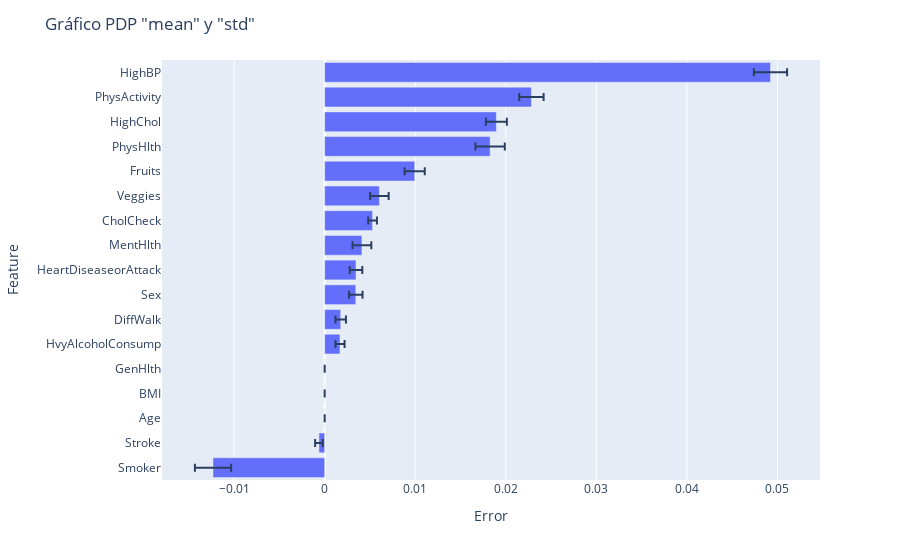

Here is the notebook cell this chart was saved with:
### Markdown cell above
**3. Visualización en gráfico**

### Code cell
import plotly.express as px

perm_importance_df = perm_importance_df.sort_values(by='mean', ascending=True)
fig = px.bar(perm_importance_df, x='mean', y='feature', orientation='h', error_x='std')
fig.update_layout(title='Gráfico PDP "mean" y "std"', xaxis_title='Error', yaxis_title='Feature')
fig.show()

### Figure 1 — Plotly figure (JSON) as saved in the notebook; plotly's stock layout.template omitted (floating-point values rounded to 4 significant figures)
{"data": [{"alignmentgroup": "True", "error_x": {"array": [0.001999, 0.000424, 0, 0, 0, 0.0005064, 0.0005796, 0.0007432, 0.0006955, 0.001037, 0.0004853, 0.001022, 0.001111, 0.001624, 0.001157, 0.001345, 0.001835]}, "hovertemplate": "mean=%{x}<br>feature=%{y}<extra></extra>", "legendgroup": "", "marker": {"color": "#636efa", "pattern": {"shape": ""}}, "name": "", "offsetgroup": "", "orientation": "h", "showlegend": false, "textposition": "auto", "type": "bar", "x": [-0.01233, -0.0006315, 0, 0, 0, 0.001695, 0.00177, 0.003438, 0.003459, 0.004114, 0.005287, 0.006043, 0.009943, 0.01827, 0.01896, 0.02283, 0.04923], "xaxis": "x", "y": ["Smoker", "Stroke", "Age", "BMI", "GenHlth", "HvyAlcoholConsump", "DiffWalk", "Sex", "HeartDiseaseorAttack", "MentHlth", "CholCheck", "Veggies", "Fruits", "PhysHlth", "HighChol", "PhysActivity", "HighBP"], "yaxis": "y"}], "layout": {"barmode": "relative", "legend": {"tracegroupgap": 0}, "margin": {"t": 60}, "title": {"text": "Gráfico PDP \"mean\" y \"std\""}, "xaxis": {"anchor": "y", "domain": [0, 1], "title": {"text": "Error"}}, "yaxis": {"anchor": "x", "domain": [0, 1], "title": {"text": "Feature"}}}}
